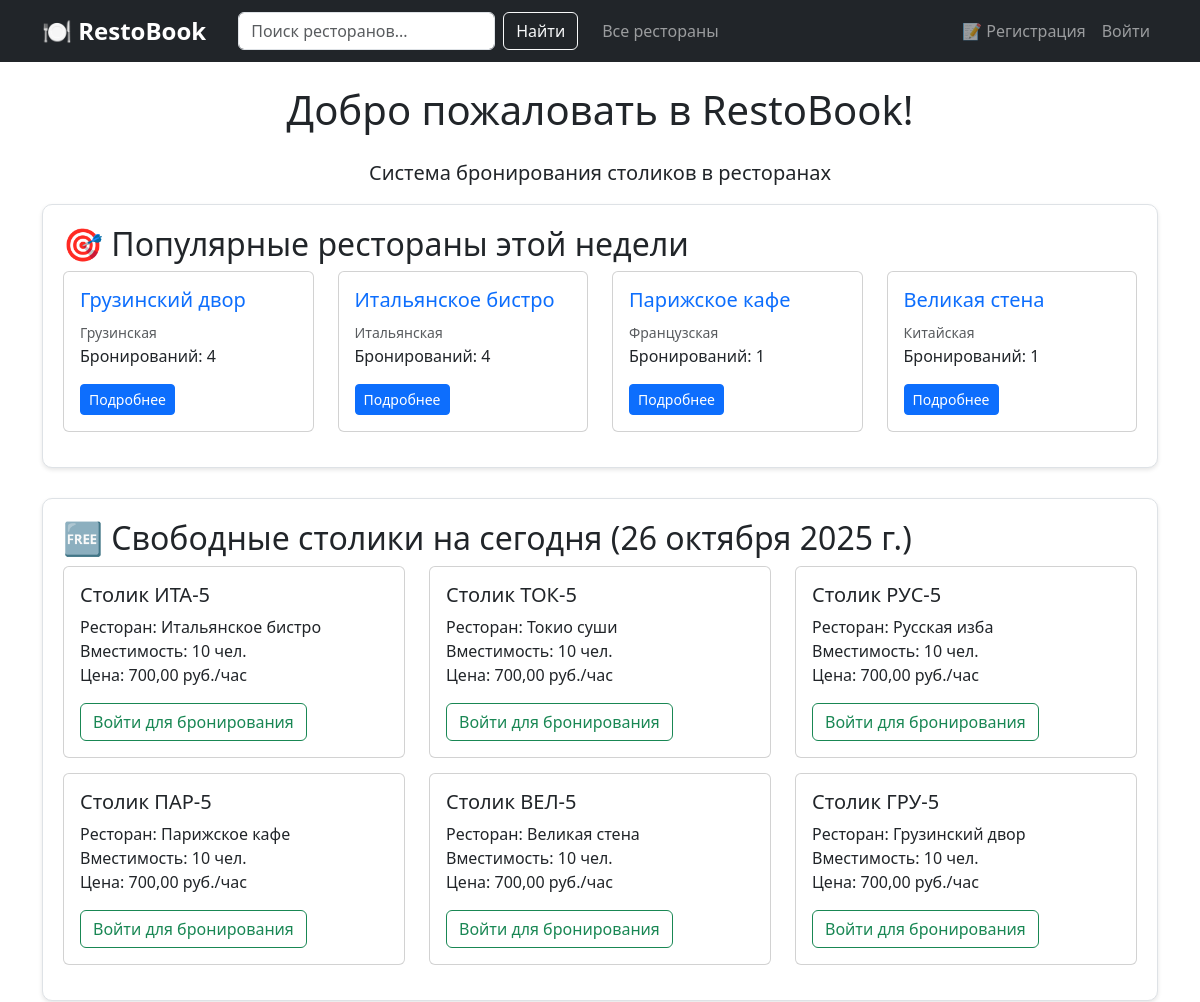
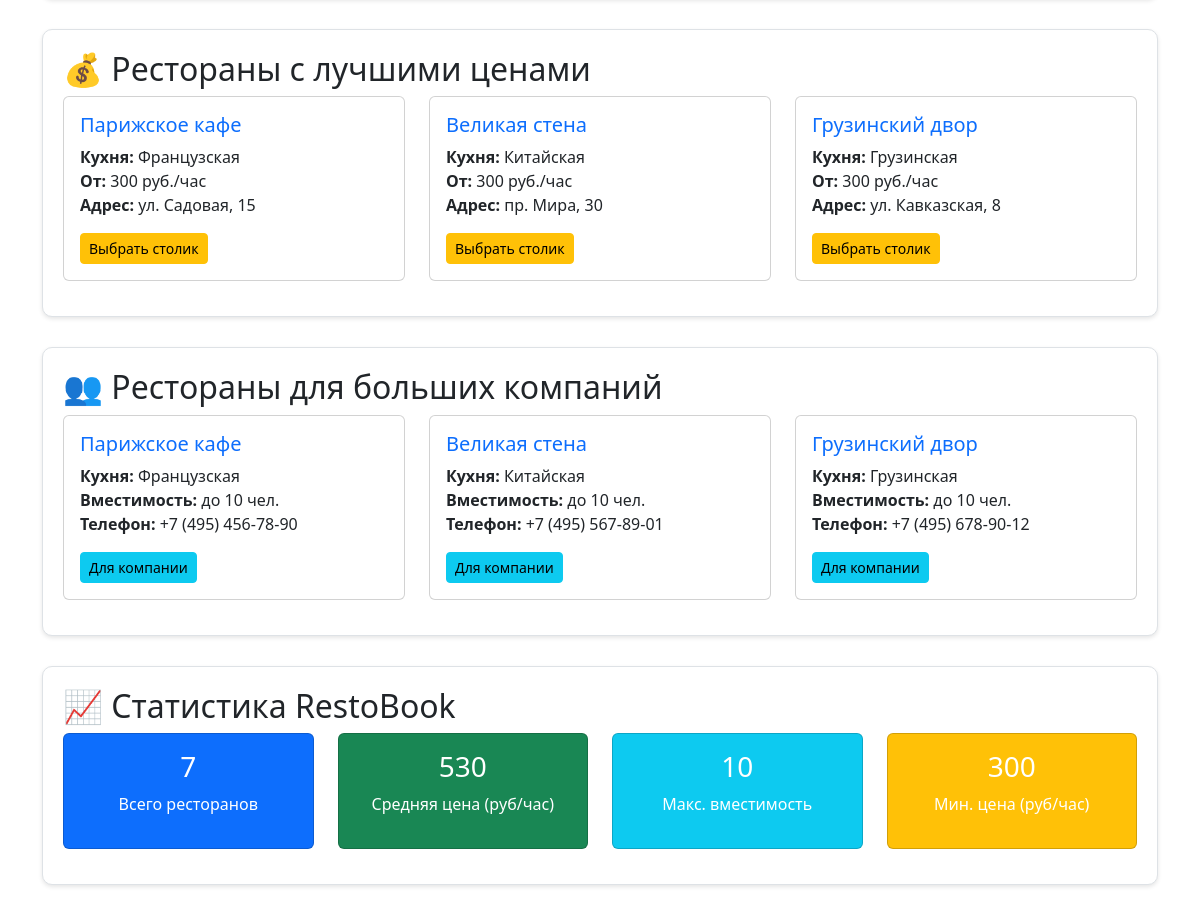
The page / on the database its author committed (2 pictures, top to bottom).
### restaurant/models.py (models this page shows, shortened)
class Restaurant(models.Model):
    CUISINE_TYPES = [
        ('italian', 'Итальянская'),
        ('japanese', 'Японская'),
        ('russian', 'Русская'),
        ('french', 'Французская'),
        ('chinese', 'Китайская'),
        ('georgian', 'Грузинская'),
        ('american', 'Американская'),
    ]
    name = models.CharField(max_length=100)
    description = models.TextField()
    address = models.TextField()
    phone = models.CharField(max_length=20)
    cuisine_type = models.CharField(max_length=50, choices=CUISINE_TYPES)
    opening_hours = models.CharField(max_length=100, default='10:00-22:00')
    image = models.ImageField(upload_to='restaurants/', blank=True, null=True)
    created_by = models.ForeignKey(User, on_delete=models.SET_NULL, null=True, blank=True)
    created_at = models.DateTimeField(default=timezone.now)

class Table(models.Model):
    restaurant = models.ForeignKey(Restaurant, on_delete=models.CASCADE)
    table_number = models.CharField(max_length=10)
    capacity = models.IntegerField()
    price_per_hour = models.DecimalField(max_digits=8, decimal_places=2, default=500.00)

### restaurant/views.py (the view, shortened to what this page needs)
# urls.py: path('', views.home, name='home'),
def home(request):
    today = date.today()
    week_ago = today - timedelta(days=7)
    popular_restaurants = Restaurant.objects.annotate(
        reservation_count=Count('table__reservation',
                              filter=Q(table__reservation__reservation_date__gte=week_ago))
    ).filter(reservation_count__gt=0).order_by('-reservation_count')[:4]
    available_tables = Table.objects.exclude(
        reservation__reservation_date=today,
        reservation__status__in=['confirmed', 'pending']
    ).select_related('restaurant').order_by('-capacity')[:6]
    affordable_restaurants = Restaurant.objects.annotate(
        min_price=Min('table__price_per_hour')
    ).filter(min_price__isnull=False).order_by('min_price')[:3]
    large_tables_restaurants = Restaurant.objects.annotate(
        max_capacity=Max('table__capacity')
    ).filter(max_capacity__gte=6).order_by('-max_capacity')[:3]
    stats = {
        'total_restaurants': Restaurant.objects.count(),
        'avg_table_price': Table.objects.aggregate(avg_price=Avg('price_per_hour'))['avg_price'] or 0,
        'max_capacity': Table.objects.aggregate(max_cap=Max('capacity'))['max_cap'] or 0,
        'min_price': Table.objects.aggregate(min_pr=Min('price_per_hour'))['min_pr'] or 0,
    }
    search_results = None
    search_query = ""
    context = {
        'popular_restaurants': popular_restaurants,
        'available_tables': available_tables,
        'affordable_restaurants': affordable_restaurants,
        'large_tables_restaurants': large_tables_restaurants,
        'stats': stats,
        'search_results': search_results,
        'search_query': search_query,
        'today': today,
    }
    return render(request, 'restaurant/home.html', context)

### templates/restaurant/home.html (shortened to what this page needs)
<!DOCTYPE html>
<html lang="ru">
<head>
    <link href="https://cdn.jsdelivr.net/npm/bootstrap@5.3.0/dist/css/bootstrap.min.css" rel="stylesheet">
</head>
<body>
    <nav class="navbar navbar-expand-lg navbar-dark bg-dark">
        <div class="container">
            <a class="navbar-brand" href="/">🍽 RestoBook</a>
            <form class="d-flex mx-3" method="GET" action="{% url 'search_restaurants' %}">
                <input class="form-control me-2" type="search" name="q" placeholder="Поиск ресторанов..." aria-label="Search">
                <button class="btn btn-outline-light" type="submit">Найти</button>
            </form>
            <div class="navbar-nav">
                <a class="nav-link" href="{% url 'all_restaurants' %}">Все рестораны</a>
            </div>
            <div class="navbar-nav ms-auto">
                {% if user.is_authenticated %}
                    <a class="nav-link" href="{% url 'user_reservations' %}">📅 Мои бронирования</a>
                    <span class="navbar-text me-3">Привет, {{ user.username }}!</span>
                    <a class="nav-link" href="{% url 'logout' %}">Выйти</a>
                {% else %}
                    <a class="nav-link" href="{% url 'register' %}">📝 Регистрация</a>
                    <a class="nav-link" href="{% url 'login' %}">Войти</a>
                {% endif %}
            </div>
        </div>
    </nav>
    <div class="container mt-4">
        <div class="row">
            <div class="col-12">
                <h1 class="text-center mb-4">Добро пожаловать в RestoBook!</h1>
                <p class="text-center lead">Система бронирования столиков в ресторанах</p>
            </div>
        </div>
        <div class="widget">
            <h2>🎯 Популярные рестораны этой недели</h2>
            <div class="row">
                {% for restaurant in popular_restaurants %}
                <div class="col-md-3">
                    <div class="card">
                        <div class="card-body">
                            <h5 class="card-title">
                                <a href="{% url 'restaurant_detail' restaurant.id %}" class="text-decoration-none">{{ restaurant.name }}</a>
                            </h5>
                            <p class="card-text">
                                <small class="text-muted">{{ restaurant.get_cuisine_type_display }}</small><br>
                                Бронирований: {{ restaurant.reservation_count }}
                            </p>
                            <a href="{% url 'restaurant_detail' restaurant.id %}" class="btn btn-primary btn-sm">Подробнее</a>
                        </div>
                    </div>
                </div>
                {% empty %}
                <div class="col-12">
                    <p class="text-muted">Пока нет данных о популярных ресторанах</p>
                </div>
                {% endfor %}
            </div>
        </div>
        <div class="widget">
            <h2>🆓 Свободные столики на сегодня ({{ today }})</h2>
            <div class="row">
                {% for table in available_tables %}
                <div class="col-md-4">
                    <div class="card">
                        <div class="card-body">
                            <h5 class="card-title">Столик {{ table.table_number }}</h5>
                            <p class="card-text">
                                Ресторан: {{ table.restaurant.name }}<br>
                                Вместимость: {{ table.capacity }} чел.<br>
                                Цена: {{ table.price_per_hour }} руб./час
                            </p>
                            {% if user.is_authenticated %}
                                <a href="{% url 'make_reservation' table.id %}" class="btn btn-success">Забронировать</a>
                            {% else %}
                                <a href="{% url 'login' %}?next={{ request.path }}" class="btn btn-outline-success">Войти для бронирования</a>
                            {% endif %}
                        </div>
                    </div>
                </div>
                {% empty %}
                <div class="col-12">
                    <p class="text-muted">На сегодня все столики заняты</p>
                </div>
                {% endfor %}
            </div>
        </div>
        <div class="widget">
            <h2>💰 Рестораны с лучшими ценами</h2>
            <div class="row">
                {% for restaurant in affordable_restaurants %}
                <div class="col-md-4">
                    <div class="card">
                        <div class="card-body">
                            <h5 class="card-title">
                                <a href="{% url 'restaurant_detail' restaurant.id %}" class="text-decoration-none">{{ restaurant.name }}</a>
                            </h5>
                            <p class="card-text">
                                <strong>Кухня:</strong> {{ restaurant.get_cuisine_type_display }}<br>
                                <strong>От:</strong> {{ restaurant.min_price }} руб./час<br>
                                <strong>Адрес:</strong> {{ restaurant.address }}
                            </p>
                            <a href="{% url 'restaurant_detail' restaurant.id %}" class="btn btn-warning btn-sm">Выбрать столик</a>
                        </div>
                    </div>
                </div>
                {% empty %}
                <div class="col-12">
                    <p class="text-muted">Нет данных о ресторанах</p>
                </div>
                {% endfor %}
            </div>
        </div>
        <div class="widget">
            <h2>👥 Рестораны для больших компаний</h2>
            <div class="row">
                {% for restaurant in large_tables_restaurants %}
                <div class="col-md-4">
                    <div class="card">
                        <div class="card-body">
                            <h5 class="card-title">
                                <a href="{% url 'restaurant_detail' restaurant.id %}" class="text-decoration-none">{{ restaurant.name }}</a>
                            </h5>
                            <p class="card-text">
                                <strong>Кухня:</strong> {{ restaurant.get_cuisine_type_display }}<br>
                                <strong>Вместимость:</strong> до {{ restaurant.max_capacity }} чел.<br>
                                <strong>Телефон:</strong> {{ restaurant.phone }}
                            </p>
                            <a href="{% url 'restaurant_detail' restaurant.id %}" class="btn btn-info btn-sm">Для компании</a>
                        </div>
                    </div>
                </div>
                {% empty %}
                <div class="col-12">
                    <p class="text-muted">Нет ресторанов с большими столиками</p>
                </div>
                {% endfor %}
            </div>
        </div>
        <div class="widget">
            <h2>📈 Статистика RestoBook</h2>
            <div class="row text-center">
                <div class="col-md-3">
                    <div class="card bg-primary text-white">
                        <div class="card-body">
                            <h3>{{ stats.total_restaurants }}</h3>
                            <p>Всего ресторанов</p>
                        </div>
                    </div>
                </div>
                <div class="col-md-3">
                    <div class="card bg-success text-white">
                        <div class="card-body">
                            <h3>{{ stats.avg_table_price|floatformat:0 }}</h3>
                            <p>Средняя цена (руб/час)</p>
                        </div>
                    </div>
                </div>
                <div class="col-md-3">
                    <div class="card bg-info text-white">
                        <div class="card-body">
                            <h3>{{ stats.max_capacity }}</h3>
                            <p>Макс. вместимость</p>
                        </div>
                    </div>
                </div>
                <div class="col-md-3">
                    <div class="card bg-warning text-white">
                        <div class="card-body">
                            <h3>{{ stats.min_price }}</h3>
                            <p>Мин. цена (руб/час)</p>
                        </div>
                    </div>
                </div>
            </div>
        </div>
    </div>
</body>
</html>

### templates/restaurant/home.html (style rules this page uses)
.widget { border: 1px solid #dee2e6; border-radius: 10px; padding: 20px; margin-bottom: 30px; background: white; box-shadow: 0 2px 4px rgba(0,0,0,0.1); }
.card { transition: transform 0.2s; margin-bottom: 15px; }
.navbar-brand { font-weight: bold; font-size: 1.5rem; }

### rows shown on the page
Restaurant: name "Грузинский двор", cuisine_type "Грузинская", reservation_count "4", min_price "300", address "ул. Кавказская, 8", max_capacity "10", phone "+7 (495) 678-90-12"
Restaurant: name "Итальянское бистро", cuisine_type "Итальянская", reservation_count "4"
Restaurant: name "Парижское кафе", cuisine_type "Французская", reservation_count "1", min_price "300", address "ул. Садовая, 15", max_capacity "10", phone "+7 (495) 456-78-90"
Restaurant: name "Великая стена", cuisine_type "Китайская", reservation_count "1", min_price "300", address "пр. Мира, 30", max_capacity "10", phone "+7 (495) 567-89-01"
Table: table_number "ИТА-5", restaurant.name "Итальянское бистро", capacity "10", price_per_hour "700,00"
Table: table_number "ТОК-5", restaurant.name "Токио суши", capacity "10", price_per_hour "700,00"
Table: table_number "РУС-5", restaurant.name "Русская изба", capacity "10", price_per_hour "700,00"
Table: table_number "ПАР-5", restaurant.name "Парижское кафе", capacity "10", price_per_hour "700,00"
Table: table_number "ВЕЛ-5", restaurant.name "Великая стена", capacity "10", price_per_hour "700,00"
Table: table_number "ГРУ-5", restaurant.name "Грузинский двор", capacity "10", price_per_hour "700,00"

### other values the page prints
{{ stats.total_restaurants }} "7"
{{ stats.avg_table_price|floatformat:0 }} "530"
{{ stats.max_capacity }} "10"
{{ stats.min_price }} "300"
